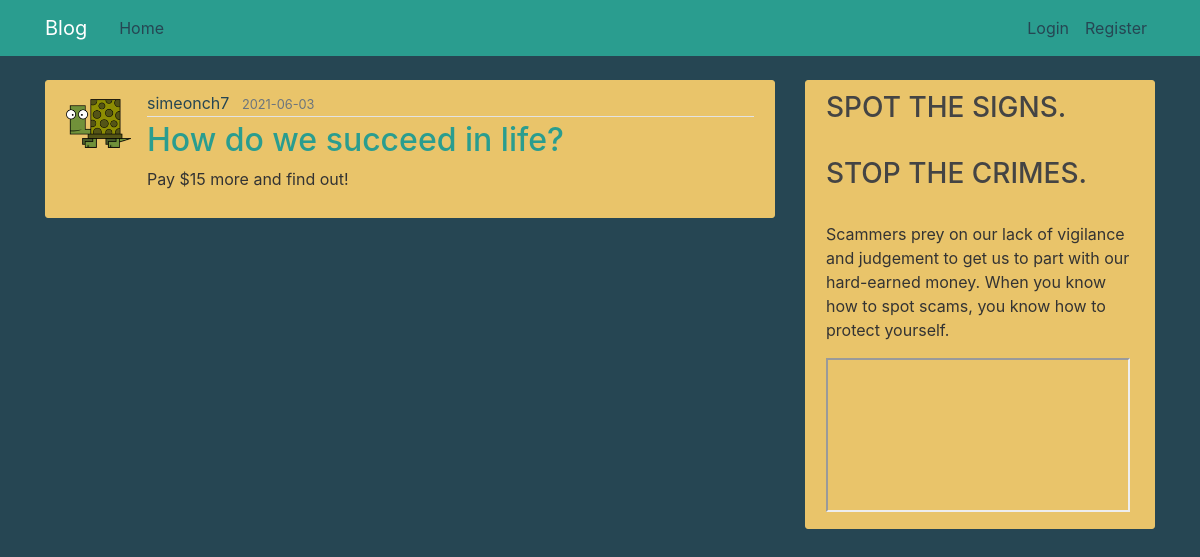
/post/1, run on the app's committed database.
### flaskblog/models.py (models this page shows, shortened)
class User(db.Model, UserMixin):
    id = db.Column(db.Integer, primary_key=True)
    username = db.Column(db.String(20), unique=True, nullable=False)
    email = db.Column(db.String(120), unique=True, nullable=False)
    image_file = db.Column(db.String(20), nullable=False, default='default.jpg')
    password = db.Column(db.String(60), nullable=False)
    posts = db.relationship('Post', backref='author', lazy=True)

class Post(db.Model):
    id = db.Column(db.Integer, primary_key=True)
    title = db.Column(db.String(100), nullable=False)
    date_posted = db.Column(db.DateTime, nullable=False, default=datetime.utcnow)
    content = db.Column(db.Text, nullable=False)
    user_id = db.Column(db.Integer, db.ForeignKey('user.id'), nullable=False)

### flaskblog/routes.py (the view)
@app.route("/post/<int:post_id>")
def post(post_id):
    post = Post.query.get_or_404(post_id)
    return render_template('post.html', title=post.title, post=post)

### flaskblog/templates/post.html (shortened to what this page needs)
{% extends "layout.html" %}
{% block content %}
  <article class="media content-section">
    <img class="rounded article-img" src="{{ url_for('static', filename='profile_pics/' + post.author.image_file) }}">
    <div class="media-body">
      <div class="article-metadata">
        <a class="mr-2" href="{{ url_for('user_posts', username=post.author.username) }}" style="color: #264653;">{{ post.author.username }}</a>
        <small class="text-muted">{{ post.date_posted.strftime('%Y-%m-%d') }}</small>
      </div>
      <h2 class="article-title">{{ post.title }}</h2>
      <p class="article-content">{{ post.content }}</p>
    </div>
  </article>
{% endblock content %}

### flaskblog/static/main.css (style rules this page uses)
body { background: #264653; color: #333333; margin-top: 5rem; }
h1, h2, h3, h4, h5, h6 { color: #444444; }
.content-section { background: #e9c46a; padding: 10px 20px; border: 1px solid #e9c46a; border-radius: 3px; margin-bottom: 20px; }
.article-title { color: #2a9d8f; }
.article-content { white-space: pre-line; }
.article-img { height: 65px; width: 65px; margin-right: 16px; }
.article-metadata { padding-bottom: 1px; margin-bottom: 4px; border-bottom: 1px solid #e3e3e3 }

### data on the page
User: image_file (picture), author.username "simeonch7"
Post: date_posted "2021-06-03", title "How do we succeed in life?", content "Pay $15 more and find out!"
